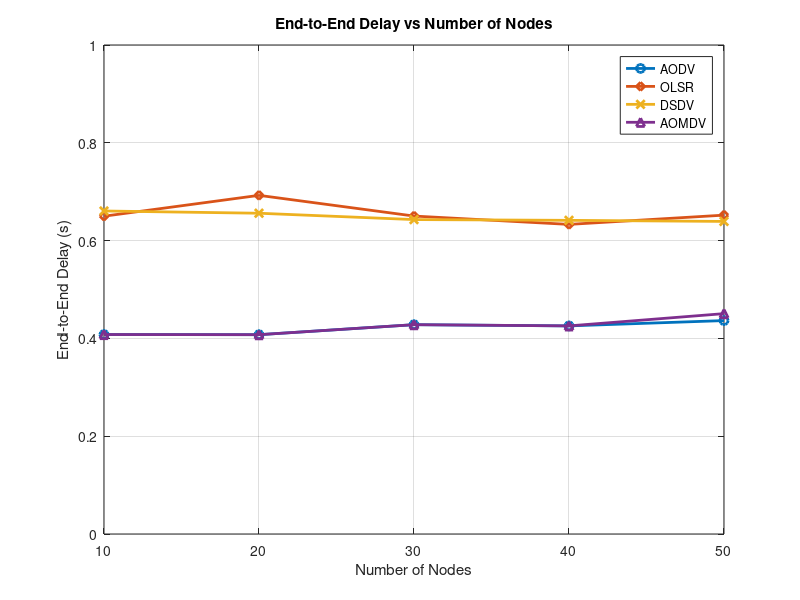

Source code (MATLAB):
clc;
clear;
close all;

% X-axis values
nodes = [10 20 30 40 50];

% Y-axis values
AODV  = [0.407912 0.407595 0.428061 0.425572 0.436424];
OLSR  = [0.649905 0.692543 0.650203 0.633127 0.652086];
DSDV  = [0.660567 0.655959 0.642992 0.641436 0.639226];
AOMDV  = [0.407912 0.407595 0.428061 0.425572 0.450658];
% Plotting
figure;

plot(nodes, AODV, '-o', 'LineWidth', 2); hold on;
plot(nodes, OLSR, '-d', 'LineWidth', 2);
plot(nodes, DSDV, '-x', 'LineWidth', 2);
plot(nodes, AOMDV, '-^', 'LineWidth', 2);

% Labels and Title
xlabel('Number of Nodes');
ylabel('End-to-End Delay (s)');
title('End-to-End Delay vs Number of Nodes');

% Legend
legend('AODV','OLSR','DSDV','AOMDV','Location','best');

% Grid
grid on;

% Axis limits (optional for better match)
ylim([0 1]);

hold off;
